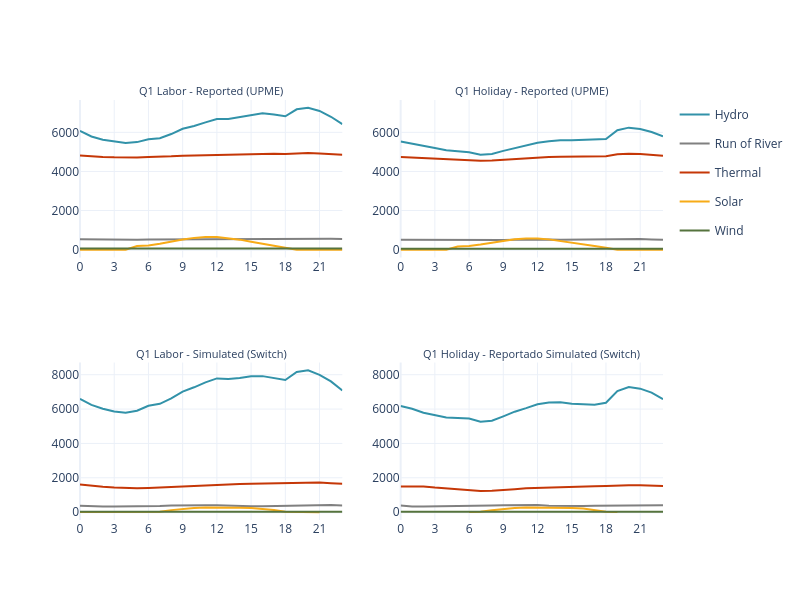

Notebook source saved alongside this figure:
### Code cell
import pandas as pd
import plotly.express as px
import plotly.graph_objects as go
from plotly.subplots import make_subplots

def plot_q1_generation(gen_res, gen_disp, tech_colors, tech_order):   
    # Exctract Quarter, daytime, hour
    for df in [gen_res, gen_disp]:
        df['Quarter'] = df['timestamp'].str.extract(r'Q([1-4])')[0].apply(lambda x: f'Q{x}')
        df['DayType'] = df['timestamp'].str.extract(r'_(L|H)_')[0].map({'L': 'Labor', 'H': 'Holiday'})
        df['Hour'] = df['timestamp'].str.extract(r'_(\d{1,2})h$')[0].astype(int)
    
    daytypes = ['Labor', 'Holiday']
    fig = make_subplots(
        rows=2, cols=2,
        subplot_titles=[
            "Q1 Labor - Reported (UPME)", "Q1 Holiday - Reported (UPME)",
            "Q1 Labor - Simulated (Switch)", "Q1 Holiday - Reportado Simulated (Switch)"],
        shared_yaxes=True
    )    
    # Map
    position_map = {
        ('Labor', 'Pred'): (1, 1),
        ('Holiday', 'Pred'): (1, 2),
        ('Labor', 'Real'): (2, 1),
        ('Holiday', 'Real'): (2, 2),
    }
    
    for daytype in daytypes:
        # Predicated Data
        disp_df = gen_disp[(gen_disp['DayType'] == daytype) & (gen_disp['Quarter'] == 'Q1')]
        fig_pred = px.line(
            disp_df, x='Hour', y='DispatchGen_MW', color='Tech',
            color_discrete_map=tech_colors, category_orders={"Tech": tech_order}
        )
        for trace in fig_pred['data']:
            #trace.update(fill='tozeroy')
            fig.add_trace(trace, row=position_map[(daytype, 'Pred')][0], col=position_map[(daytype, 'Pred')][1])
        
        # Real data
        res_df = gen_res[(gen_res['DayType'] == daytype) & (gen_res['Quarter'] == 'Q1')]
        fig_real = px.line(
            res_df, x='Hour', y='DispatchGen_MW', color='Tech',
            color_discrete_map=tech_colors, category_orders={"Tech": tech_order}
        )
        for trace in fig_real['data']:
            #trace.update(fill='tozeroy')
            fig.add_trace(trace, row=position_map[(daytype, 'Real')][0], col=position_map[(daytype, 'Real')][1])
    
    # Hide duplicated legends
    names = set()
    for trace in fig['data']:
        if trace.name in names:
            trace.showlegend = False
        else:
            names.add(trace.name)
    
    # Layout final
    fig.update_layout(
        height=12*50, width=16*50,
        template="plotly_white"
    )
    fig.update_xaxes(dtick=3, showticklabels=True, title_text=None)
    fig.update_yaxes(showticklabels=True, title_text=None)
    fig.update_annotations(font=dict(size=11))
    
    fig.show()

plot_q1_generation(gen_res, gen_disp, tech_colors, tech_order)

### Figure 1 — Plotly figure (JSON) as saved in the notebook; plotly's stock layout.template omitted (floating-point values rounded to 4 significant figures)
{"data": [{"hovertemplate": "Tech=Hydro<br>Hour=%{x}<br>DispatchGen_MW=%{y}<extra></extra>", "legendgroup": "Hydro", "line": {"color": "#3292A9", "dash": "solid"}, "marker": {"symbol": "circle"}, "mode": "lines", "name": "Hydro", "orientation": "v", "showlegend": true, "type": "scatter", "x": [0, 1, 2, 3, 4, 5, 6, 7, 8, 9, 10, 11, 12, 13, 14, 15, 16, 17, 18, 19, 20, 21, 22, 23], "xaxis": "x", "y": [6076.0, 5787.0, 5625.0, 5527.0, 5455.0, 5500.0, 5649.0, 5697.0, 5912.0, 6185.0, 6327.0, 6508.0, 6681.0, 6687.0, 6777.0, 6902.0, 6975.0, 6915.0, 6821.0, 7178.0, 7252.0, 7097.0, 6798.0, 6417.0], "yaxis": "y"}, {"hovertemplate": "Tech=Run of River<br>Hour=%{x}<br>DispatchGen_MW=%{y}<extra></extra>", "legendgroup": "Run of River", "line": {"color": "#808080", "dash": "solid"}, "marker": {"symbol": "circle"}, "mode": "lines", "name": "Run of River", "orientation": "v", "showlegend": true, "type": "scatter", "x": [0, 1, 2, 3, 4, 5, 6, 7, 8, 9, 10, 11, 12, 13, 14, 15, 16, 17, 18, 19, 20, 21, 22, 23], "xaxis": "x", "y": [530.4, 523.3, 519.5, 501.2, 516.3, 504.9, 522.8, 525.6, 531.1, 522.4, 539.4, 545.1, 547.2, 546.1, 532.5, 550.7, 545.5, 559.0, 557.9, 564.5, 564.0, 545.4, 551.0, 542.8], "yaxis": "y"}, {"hovertemplate": "Tech=Thermal<br>Hour=%{x}<br>DispatchGen_MW=%{y}<extra></extra>", "legendgroup": "Thermal", "line": {"color": "#C53707", "dash": "solid"}, "marker": {"symbol": "circle"}, "mode": "lines", "name": "Thermal", "orientation": "v", "showlegend": true, "type": "scatter", "x": [0, 1, 2, 3, 4, 5, 6, 7, 8, 9, 10, 11, 12, 13, 14, 15, 16, 17, 18, 19, 20, 21, 22, 23], "xaxis": "x", "y": [4813.0, 4769.0, 4742.0, 4724.0, 4716.0, 4717.0, 4741.0, 4744.0, 4771.0, 4800.0, 4813.0, 4832.0, 4851.0, 4853.0, 4865.0, 4888.0, 4901.0, 4900.0, 4892.0, 4935.0, 4946.0, 4924.0, 4891.0, 4852.0], "yaxis": "y"}, {"hovertemplate": "Tech=Solar<br>Hour=%{x}<br>DispatchGen_MW=%{y}<extra></extra>", "legendgroup": "Solar", "line": {"color": "#F7AB17", "dash": "solid"}, "marker": {"symbol": "circle"}, "mode": "lines", "name": "Solar", "orientation": "v", "showlegend": true, "type": "scatter", "x": [0, 1, 2, 3, 4, 5, 6, 7, 8, 9, 10, 11, 12, 13, 14, 15, 16, 17, 18, 19, 20, 21, 22, 23], "xaxis": "x", "y": [0, 0, 0, 0, 0, 187.0, 216.7, 301.7, 414.4, 520.3, 600.9, 642.5, 641.7, 595.0, 511.0, 406.0, 297.2, 210.6, 113.3, 0, 0, 0, 0, 0], "yaxis": "y"}, {"hovertemplate": "Tech=Wind<br>Hour=%{x}<br>DispatchGen_MW=%{y}<extra></extra>", "legendgroup": "Wind", "line": {"color": "#55733D", "dash": "solid"}, "marker": {"symbol": "circle"}, "mode": "lines", "name": "Wind", "orientation": "v", "showlegend": true, "type": "scatter", "x": [0, 1, 2, 3, 4, 5, 6, 7, 8, 9, 10, 11, 12, 13, 14, 15, 16, 17, 18, 19, 20, 21, 22, 23], "xaxis": "x", "y": [55.44, 55.15, 54.92, 54.81, 54.69, 54.68, 54.67, 54.53, 54.57, 54.62, 54.75, 54.72, 54.79, 54.85, 55.07, 55.39, 55.85, 56.66, 57.1, 57.3, 57.25, 56.94, 56.54, 55.96], "yaxis": "y"}, {"hovertemplate": "Tech=Hydro<br>Hour=%{x}<br>DispatchGen_MW=%{y}<extra></extra>", "legendgroup": "Hydro", "line": {"color": "#3292A9", "dash": "solid"}, "marker": {"symbol": "circle"}, "mode": "lines", "name": "Hydro", "orientation": "v", "showlegend": false, "type": "scatter", "x": [0, 1, 2, 3, 4, 5, 6, 7, 8, 9, 10, 11, 12, 13, 14, 15, 16, 17, 18, 19, 20, 21, 22, 23], "xaxis": "x3", "y": [6599.0, 6242.0, 6018.0, 5861.0, 5783.0, 5905.0, 6194.0, 6305.0, 6616.0, 7015.0, 7267.0, 7553.0, 7784.0, 7752.0, 7803.0, 7913.0, 7918.0, 7808.0, 7692.0, 8157.0, 8253.0, 7996.0, 7610.0, 7076.0], "yaxis": "y3"}, {"hovertemplate": "Tech=Run of River<br>Hour=%{x}<br>DispatchGen_MW=%{y}<extra></extra>", "legendgroup": "Run of River", "line": {"color": "#808080", "dash": "solid"}, "marker": {"symbol": "circle"}, "mode": "lines", "name": "Run of River", "orientation": "v", "showlegend": false, "type": "scatter", "x": [0, 1, 2, 3, 4, 5, 6, 7, 8, 9, 10, 11, 12, 13, 14, 15, 16, 17, 18, 19, 20, 21, 22, 23], "xaxis": "x3", "y": [368.1, 334.5, 330.6, 330.7, 333.9, 339.5, 345.5, 357.2, 392.1, 406.4, 404.1, 400.3, 403.8, 374.8, 344.9, 342.8, 345.1, 358.5, 371.3, 406.5, 418.7, 416.3, 410.0, 392.7], "yaxis": "y3"}, {"hovertemplate": "Tech=Thermal<br>Hour=%{x}<br>DispatchGen_MW=%{y}<extra></extra>", "legendgroup": "Thermal", "line": {"color": "#C53707", "dash": "solid"}, "marker": {"symbol": "circle"}, "mode": "lines", "name": "Thermal", "orientation": "v", "showlegend": false, "type": "scatter", "x": [0, 1, 2, 3, 4, 5, 6, 7, 8, 9, 10, 11, 12, 13, 14, 15, 16, 17, 18, 19, 20, 21, 22, 23], "xaxis": "x3", "y": [1605.0, 1522.0, 1476.0, 1434.0, 1408.0, 1388.0, 1407.0, 1440.0, 1473.0, 1508.0, 1542.0, 1570.0, 1599.0, 1621.0, 1635.0, 1647.0, 1658.0, 1660.0, 1662.0, 1701.0, 1719.0, 1721.0, 1685.0, 1650.0], "yaxis": "y3"}, {"hovertemplate": "Tech=Solar<br>Hour=%{x}<br>DispatchGen_MW=%{y}<extra></extra>", "legendgroup": "Solar", "line": {"color": "#F7AB17", "dash": "solid"}, "marker": {"symbol": "circle"}, "mode": "lines", "name": "Solar", "orientation": "v", "showlegend": false, "type": "scatter", "x": [0, 1, 2, 3, 4, 5, 6, 7, 8, 9, 10, 11, 12, 13, 14, 15, 16, 17, 18, 19, 20, 21], "xaxis": "x3", "y": [0.000645, 0.00127, 0.000845, 0.001225, 0.00089, 0.001185, 0.08692, 19.16, 116.5, 196.9, 243.2, 262.8, 270.5, 268.7, 258.1, 239.5, 202.5, 124.7, 20.75, 0.023, 4e-05, 3e-05], "yaxis": "y3"}, {"hovertemplate": "Tech=Wind<br>Hour=%{x}<br>DispatchGen_MW=%{y}<extra></extra>", "legendgroup": "Wind", "line": {"color": "#55733D", "dash": "solid"}, "marker": {"symbol": "circle"}, "mode": "lines", "name": "Wind", "orientation": "v", "showlegend": false, "type": "scatter", "x": [0, 1, 2, 3, 4, 5, 6, 7, 8, 9, 10, 11, 12, 13, 14, 15, 16, 17, 18, 19, 20, 21, 22, 23], "xaxis": "x3", "y": [21.93, 20.54, 19.91, 19.21, 17.49, 16.51, 16.18, 15.74, 15.51, 17.34, 19.42, 20.94, 22.37, 23.75, 25.25, 25.82, 26.09, 26.02, 26.11, 25.7, 24.3, 23.23, 22.8, 22.5], "yaxis": "y3"}, {"hovertemplate": "Tech=Hydro<br>Hour=%{x}<br>DispatchGen_MW=%{y}<extra></extra>", "legendgroup": "Hydro", "line": {"color": "#3292A9", "dash": "solid"}, "marker": {"symbol": "circle"}, "mode": "lines", "name": "Hydro", "orientation": "v", "showlegend": false, "type": "scatter", "x": [0, 1, 2, 3, 4, 5, 6, 7, 8, 9, 10, 11, 12, 13, 14, 15, 16, 17, 18, 19, 20, 21, 22, 23], "xaxis": "x2", "y": [5536.0, 5434.0, 5298.0, 5197.0, 5085.0, 5046.0, 4982.0, 4852.0, 4889.0, 5052.0, 5192.0, 5319.0, 5468.0, 5543.0, 5596.0, 5599.0, 5632.0, 5645.0, 5660.0, 6105.0, 6241.0, 6170.0, 6016.0, 5798.0], "yaxis": "y2"}, {"hovertemplate": "Tech=Run of River<br>Hour=%{x}<br>DispatchGen_MW=%{y}<extra></extra>", "legendgroup": "Run of River", "line": {"color": "#808080", "dash": "solid"}, "marker": {"symbol": "circle"}, "mode": "lines", "name": "Run of River", "orientation": "v", "showlegend": false, "type": "scatter", "x": [0, 1, 2, 3, 4, 5, 6, 7, 8, 9, 10, 11, 12, 13, 14, 15, 16, 17, 18, 19, 20, 21, 22, 23], "xaxis": "x2", "y": [503.5, 501.5, 494.2, 481.7, 508.9, 492.9, 507.9, 490.0, 508.8, 497.1, 507.2, 519.5, 510.3, 523.5, 509.5, 517.9, 504.8, 503.3, 532.8, 527.5, 542.1, 539.1, 522.3, 501.4], "yaxis": "y2"}, {"hovertemplate": "Tech=Thermal<br>Hour=%{x}<br>DispatchGen_MW=%{y}<extra></extra>", "legendgroup": "Thermal", "line": {"color": "#C53707", "dash": "solid"}, "marker": {"symbol": "circle"}, "mode": "lines", "name": "Thermal", "orientation": "v", "showlegend": false, "type": "scatter", "x": [0, 1, 2, 3, 4, 5, 6, 7, 8, 9, 10, 11, 12, 13, 14, 15, 16, 17, 18, 19, 20, 21, 22, 23], "xaxis": "x2", "y": [4745.0, 4719.0, 4682.0, 4650.0, 4626.0, 4610.0, 4595.0, 4549.0, 4563.0, 4605.0, 4647.0, 4683.0, 4719.0, 4742.0, 4754.0, 4759.0, 4765.0, 4769.0, 4779.0, 4875.0, 4907.0, 4892.0, 4857.0, 4805.0], "yaxis": "y2"}, {"hovertemplate": "Tech=Solar<br>Hour=%{x}<br>DispatchGen_MW=%{y}<extra></extra>", "legendgroup": "Solar", "line": {"color": "#F7AB17", "dash": "solid"}, "marker": {"symbol": "circle"}, "mode": "lines", "name": "Solar", "orientation": "v", "showlegend": false, "type": "scatter", "x": [0, 1, 2, 3, 4, 5, 6, 7, 8, 9, 10, 11, 12, 13, 14, 15, 16, 17, 18, 19, 20, 21, 22, 23], "xaxis": "x2", "y": [0, 0, 0, 0, 0, 160.9, 186.3, 257.8, 355.8, 451.5, 526.6, 566.2, 566.5, 524.8, 447.5, 351.8, 255.9, 181.2, 97.53, 0, 0, 0, 0, 0], "yaxis": "y2"}, {"hovertemplate": "Tech=Wind<br>Hour=%{x}<br>DispatchGen_MW=%{y}<extra></extra>", "legendgroup": "Wind", "line": {"color": "#55733D", "dash": "solid"}, "marker": {"symbol": "circle"}, "mode": "lines", "name": "Wind", "orientation": "v", "showlegend": false, "type": "scatter", "x": [0, 1, 2, 3, 4, 5, 6, 7, 8, 9, 10, 11, 12, 13, 14, 15, 16, 17, 18, 19, 20, 21, 22, 23], "xaxis": "x2", "y": [48.42, 48.08, 48.03, 47.81, 47.79, 47.65, 47.32, 47.06, 46.91, 46.75, 47.04, 47.06, 47.09, 47.16, 47.42, 47.73, 48.32, 49.06, 49.48, 49.84, 49.89, 49.61, 49.14, 48.58], "yaxis": "y2"}, {"hovertemplate": "Tech=Hydro<br>Hour=%{x}<br>DispatchGen_MW=%{y}<extra></extra>", "legendgroup": "Hydro", "line": {"color": "#3292A9", "dash": "solid"}, "marker": {"symbol": "circle"}, "mode": "lines", "name": "Hydro", "orientation": "v", "showlegend": false, "type": "scatter", "x": [0, 1, 2, 3, 4, 5, 6, 7, 8, 9, 10, 11, 12, 13, 14, 15, 16, 17, 18, 19, 20, 21, 22, 23], "xaxis": "x4", "y": [6179.0, 6022.0, 5782.0, 5634.0, 5514.0, 5479.0, 5445.0, 5268.0, 5318.0, 5578.0, 5848.0, 6053.0, 6280.0, 6389.0, 6403.0, 6311.0, 6260.0, 6252.0, 6369.0, 7044.0, 7287.0, 7187.0, 6957.0, 6575.0], "yaxis": "y4"}, {"hovertemplate": "Tech=Run of River<br>Hour=%{x}<br>DispatchGen_MW=%{y}<extra></extra>", "legendgroup": "Run of River", "line": {"color": "#808080", "dash": "solid"}, "marker": {"symbol": "circle"}, "mode": "lines", "name": "Run of River", "orientation": "v", "showlegend": false, "type": "scatter", "x": [0, 1, 2, 3, 4, 5, 6, 7, 8, 9, 10, 11, 12, 13, 14, 15, 16, 17, 18, 19, 20, 21, 22, 23], "xaxis": "x4", "y": [379.2, 328.6, 326.9, 331.5, 329.4, 328.4, 330.9, 338.6, 378.6, 401.1, 406.9, 409.3, 408.9, 378.1, 359.6, 357.9, 359.3, 369.1, 376.9, 399.7, 411.4, 408.2, 399.5, 394.4], "yaxis": "y4"}, {"hovertemplate": "Tech=Thermal<br>Hour=%{x}<br>DispatchGen_MW=%{y}<extra></extra>", "legendgroup": "Thermal", "line": {"color": "#C53707", "dash": "solid"}, "marker": {"symbol": "circle"}, "mode": "lines", "name": "Thermal", "orientation": "v", "showlegend": false, "type": "scatter", "x": [0, 1, 2, 3, 4, 5, 6, 7, 8, 9, 10, 11, 12, 13, 14, 15, 16, 17, 18, 19, 20, 21, 22, 23], "xaxis": "x4", "y": [1495.0, 1516.0, 1497.0, 1427.0, 1386.0, 1336.0, 1302.0, 1223.0, 1244.0, 1272.0, 1331.0, 1386.0, 1412.0, 1441.0, 1445.0, 1466.0, 1481.0, 1502.0, 1521.0, 1561.0, 1567.0, 1560.0, 1533.0, 1527.0], "yaxis": "y4"}, {"hovertemplate": "Tech=Solar<br>Hour=%{x}<br>DispatchGen_MW=%{y}<extra></extra>", "legendgroup": "Solar", "line": {"color": "#F7AB17", "dash": "solid"}, "marker": {"symbol": "circle"}, "mode": "lines", "name": "Solar", "orientation": "v", "showlegend": false, "type": "scatter", "x": [6, 7, 8, 9, 10, 11, 12, 13, 14, 15, 16, 17, 18, 19], "xaxis": "x4", "y": [0.09956, 17.62, 108.5, 189.8, 233.7, 265.9, 269.0, 269.3, 253.4, 239.6, 206.3, 118.2, 20.29, 0.03136], "yaxis": "y4"}, {"hovertemplate": "Tech=Wind<br>Hour=%{x}<br>DispatchGen_MW=%{y}<extra></extra>", "legendgroup": "Wind", "line": {"color": "#55733D", "dash": "solid"}, "marker": {"symbol": "circle"}, "mode": "lines", "name": "Wind", "orientation": "v", "showlegend": false, "type": "scatter", "x": [0, 1, 2, 3, 4, 5, 6, 7, 8, 9, 10, 11, 12, 13, 14, 15, 16, 17, 18, 19, 20, 21, 22, 23], "xaxis": "x4", "y": [20.02, 19.8, 18.51, 17.93, 18.19, 17.71, 16.25, 14.06, 14.77, 18.78, 19.82, 20.66, 22.92, 25.32, 25.6, 26.1, 26.06, 24.71, 25.04, 24.55, 22.91, 22.77, 22.78, 21.93], "yaxis": "y4"}], "layout": {"annotations": [{"font": {"size": 11}, "showarrow": false, "text": "Q1 Labor - Reported (UPME)", "x": 0.225, "xanchor": "center", "xref": "paper", "y": 1, "yanchor": "bottom", "yref": "paper"}, {"font": {"size": 11}, "showarrow": false, "text": "Q1 Holiday - Reported (UPME)", "x": 0.775, "xanchor": "center", "xref": "paper", "y": 1, "yanchor": "bottom", "yref": "paper"}, {"font": {"size": 11}, "showarrow": false, "text": "Q1 Labor - Simulated (Switch)", "x": 0.225, "xanchor": "center", "xref": "paper", "y": 0.375, "yanchor": "bottom", "yref": "paper"}, {"font": {"size": 11}, "showarrow": false, "text": "Q1 Holiday - Reportado Simulated (Switch)", "x": 0.775, "xanchor": "center", "xref": "paper", "y": 0.375, "yanchor": "bottom", "yref": "paper"}], "height": 600, "width": 800, "xaxis": {"anchor": "y", "domain": [0, 0.45], "dtick": 3, "showticklabels": true}, "xaxis2": {"anchor": "y2", "domain": [0.55, 1], "dtick": 3, "showticklabels": true}, "xaxis3": {"anchor": "y3", "domain": [0, 0.45], "dtick": 3, "showticklabels": true}, "xaxis4": {"anchor": "y4", "domain": [0.55, 1], "dtick": 3, "showticklabels": true}, "yaxis": {"anchor": "x", "domain": [0.625, 1], "showticklabels": true}, "yaxis2": {"anchor": "x2", "domain": [0.625, 1], "matches": "y", "showticklabels": true}, "yaxis3": {"anchor": "x3", "domain": [0, 0.375], "showticklabels": true}, "yaxis4": {"anchor": "x4", "domain": [0, 0.375], "matches": "y3", "showticklabels": true}}}
